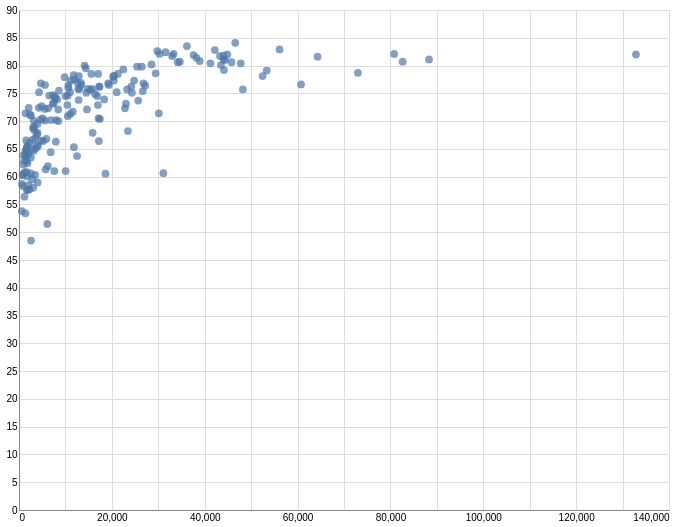

The specification (Vega-Lite) saved for this image:
### Vega-Lite specification from a JSON file in a GitHub repository (floating-point values rounded to 4 significant figures; data arrays with more than 128 entries replaced by an {"elided": "..."} marker saying what was removed)
{"config": {"view": {"continuousWidth": 400, "continuousHeight": 300}}, "data": {"name": "data-7e3b7ef5d72a8470b0044710e8a24cca"}, "mark": {"type": "circle", "size": 60}, "encoding": {"tooltip": [{"type": "nominal", "field": "country"}, {"type": "quantitative", "field": "income"}, {"type": "quantitative", "field": "health"}], "x": {"type": "quantitative", "axis": {"ticks": false, "title": null}, "field": "income"}, "y": {"type": "quantitative", "axis": {"ticks": false, "title": null}, "field": "health"}}, "height": 500, "width": 650, "$schema": "https://vega.github.io/schema/vega-lite/v4.8.1.json", "datasets": {"data-7e3b7ef5d72a8470b0044710e8a24cca": {"elided": "187 records"}}}
